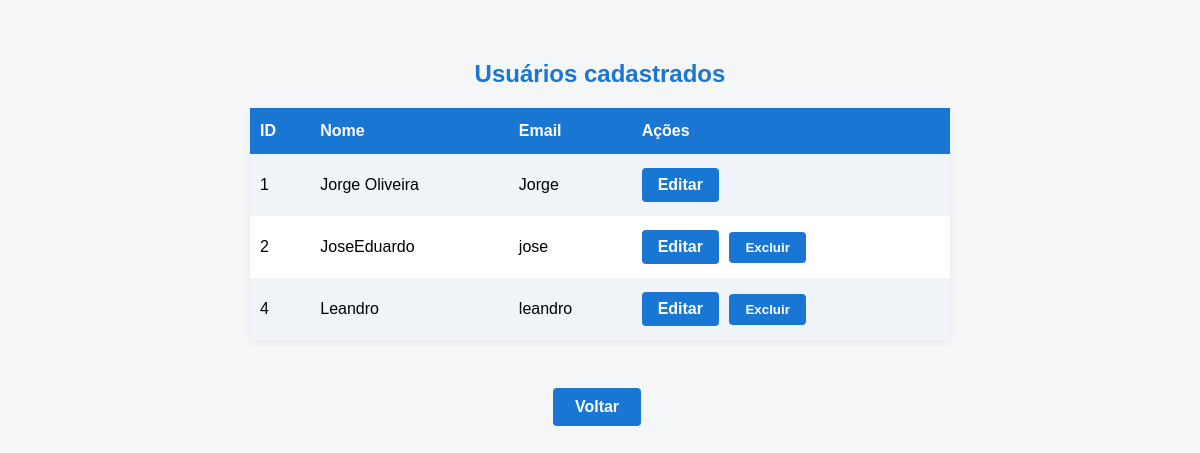
Screenshot of /admin/usuarios (signed in) with the database file from the repository.
### tables this page shows
CREATE TABLE usuarios (
                    id INTEGER PRIMARY KEY AUTOINCREMENT,
                    nome TEXT NOT NULL,
                    email TEXT UNIQUE NOT NULL,
                    senha TEXT NOT NULL);

### app.py (the view)
@app.route('/admin/usuarios')
def admin_usuarios():
    if 'usuario_id' not in session or session['usuario_id'] != 1:
        flash('Acesso restrito!', 'error')
        return redirect(url_for('dashboard'))
    conn = sqlite3.connect(DB_PATH)
    c = conn.cursor()
    c.execute("SELECT id, nome, email FROM usuarios")
    usuarios = c.fetchall()
    conn.close()
    return render_template('admin_usuarios.html', usuarios=usuarios)

### app.py (called while the page is built)
def init_db():
    conn = sqlite3.connect(DB_PATH)
    c = conn.cursor()
    c.execute('''CREATE TABLE IF NOT EXISTS usuarios (
                    id INTEGER PRIMARY KEY AUTOINCREMENT,
                    nome TEXT NOT NULL,
                    email TEXT UNIQUE NOT NULL,
                    senha TEXT NOT NULL)''')
    c.execute('''CREATE TABLE IF NOT EXISTS registros (
                    id INTEGER PRIMARY KEY AUTOINCREMENT,
                    usuario_id INTEGER,
                    semana TEXT,
                    treinou_qtd INTEGER,
                    fez_dieta INTEGER,
                    bebeu INTEGER,
                    pontos INTEGER,
                    FOREIGN KEY(usuario_id) REFERENCES usuarios(id))''')
    conn.commit()
    conn.close()

@app.before_request
def setup():
    if not os.path.exists('banco.db'):
        init_db()

### templates/admin_usuarios.html (shortened to what this page needs)
<!DOCTYPE html>
<html lang="pt-br">
<head>
</head>
<body>
  <h2>Usuários cadastrados</h2>
  <table>
    <tr>
      <th>ID</th>
      <th>Nome</th>
      <th>Email</th>
      <th>Ações</th>
    </tr>
    {% for usuario in usuarios %}
    <tr>
      <td>{{ usuario[0] }}</td>
      <td>{{ usuario[1] }}</td>
      <td>{{ usuario[2] }}</td>
      <td>
        <a href="{{ url_for('editar_usuario', usuario_id=usuario[0]) }}">Editar</a>
        {% if usuario[0] != 1 %}
        <form method="POST" action="{{ url_for('excluir_usuario', usuario_id=usuario[0]) }}" style="display:inline;">
          <button type="submit" onclick="return confirm('Tem certeza que deseja excluir este usuário?');">Excluir</button>
        </form>
        {% endif %}
      </td>
    </tr>
    {% endfor %}
  </table>
  <a href="{{ url_for('dashboard') }}" class="voltar">Voltar</a>
</body>
</html>

### templates/admin_usuarios.html (style rules this page uses)
body { font-family: Arial, sans-serif; background: #f4f6f8; margin: 0; padding: 0; display: flex; flex-direction: column; align-items: center; min-height: 100vh; }
h2 { margin-top: 60px; color: #1976d2; }
table { background: #fff; border-radius: 8px; box-shadow: 0 2px 8px rgba(0,0,0,0.07); margin-bottom: 30px; width: 95%; max-width: 700px; border-collapse: collapse; font-size: 1em; }
th, td { padding: 14px 10px; text-align: left; }
th { background: #1976d2; color: #fff; font-weight: 600; }
tr:nth-child(even) { background: #f0f4f8; }
a, button { display: inline-block; padding: 8px 16px; background: #1976d2; color: #fff; text-decoration: none; border-radius: 4px; font-weight: 600; border: none; cursor: pointer; transition: background 0.2s; margin-right: 6px; }
.voltar { margin-top: 18px; padding: 10px 22px; text-align: center; }
form { display: inline; }

### rows the page displays
usuarios: id "1", nome "Jorge Oliveira", email "Jorge"
usuarios: id "2", nome "JoseEduardo", email "jose"
usuarios: id "4", nome "Leandro", email "leandro"
